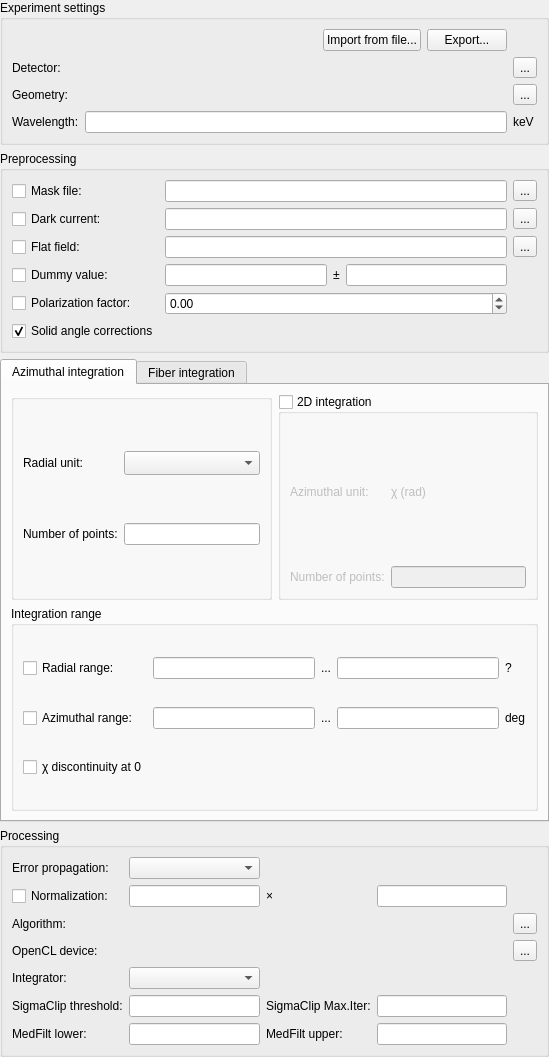
<?xml version="1.0" encoding="UTF-8"?>
<ui version="4.0">
 <class>Form</class>
 <widget class="QWidget" name="Form">
  <property name="geometry">
   <rect>
    <x>0</x>
    <y>0</y>
    <width>549</width>
    <height>1057</height>
   </rect>
  </property>
  <layout class="QVBoxLayout" name="verticalLayout">
   <property name="leftMargin">
    <number>0</number>
   </property>
   <property name="topMargin">
    <number>0</number>
   </property>
   <property name="rightMargin">
    <number>0</number>
   </property>
   <property name="bottomMargin">
    <number>0</number>
   </property>
   <item>
    <widget class="QGroupBox" name="groupBox">
     <property name="title">
      <string>Experiment settings</string>
     </property>
     <layout class="QGridLayout" name="gridLayout" rowstretch="0,0,0,0" columnstretch="0,1,0">
      <item row="2" column="0">
       <widget class="QLabel" name="label_7">
        <property name="text">
         <string>Geometry:</string>
        </property>
       </widget>
      </item>
      <item row="1" column="2">
       <widget class="QToolButton" name="load_detector">
        <property name="toolTip">
         <string>select spline file graphically</string>
        </property>
        <property name="text">
         <string>...</string>
        </property>
       </widget>
      </item>
      <item row="1" column="0">
       <widget class="QLabel" name="label_5">
        <property name="text">
         <string>Detector:</string>
        </property>
       </widget>
      </item>
      <item row="0" column="0" colspan="2">
       <widget class="QWidget" name="widget" native="true">
        <layout class="QHBoxLayout" name="horizontalLayout">
         <property name="leftMargin">
          <number>0</number>
         </property>
         <property name="topMargin">
          <number>0</number>
         </property>
         <property name="rightMargin">
          <number>0</number>
         </property>
         <property name="bottomMargin">
          <number>0</number>
         </property>
         <item>
          <spacer name="horizontalSpacer">
           <property name="orientation">
            <enum>Qt::Horizontal</enum>
           </property>
           <property name="sizeHint" stdset="0">
            <size>
             <width>40</width>
             <height>20</height>
            </size>
           </property>
          </spacer>
         </item>
         <item>
          <widget class="QPushButton" name="file_import">
           <property name="enabled">
            <bool>true</bool>
           </property>
           <property name="sizePolicy">
            <sizepolicy hsizetype="Fixed" vsizetype="Fixed">
             <horstretch>0</horstretch>
             <verstretch>0</verstretch>
            </sizepolicy>
           </property>
           <property name="text">
            <string>Import from file...</string>
           </property>
          </widget>
         </item>
         <item>
          <widget class="QPushButton" name="poni_save">
           <property name="enabled">
            <bool>true</bool>
           </property>
           <property name="sizePolicy">
            <sizepolicy hsizetype="Fixed" vsizetype="Fixed">
             <horstretch>0</horstretch>
             <verstretch>0</verstretch>
            </sizepolicy>
           </property>
           <property name="text">
            <string>Export...</string>
           </property>
          </widget>
         </item>
        </layout>
       </widget>
      </item>
      <item row="2" column="2">
       <widget class="QToolButton" name="show_geometry">
        <property name="toolTip">
         <string>Display the geometry with different conventions</string>
        </property>
        <property name="text">
         <string>...</string>
        </property>
       </widget>
      </item>
      <item row="2" column="1">
       <widget class="GeometryLabel" name="geometry_label">
        <property name="alignment">
         <set>Qt::AlignRight|Qt::AlignTrailing|Qt::AlignVCenter</set>
        </property>
       </widget>
      </item>
      <item row="1" column="1">
       <widget class="DetectorLabel" name="detector_label">
        <property name="text">
         <string/>
        </property>
        <property name="alignment">
         <set>Qt::AlignRight|Qt::AlignTrailing|Qt::AlignVCenter</set>
        </property>
        <property name="textInteractionFlags">
         <set>Qt::LinksAccessibleByMouse|Qt::TextSelectableByMouse</set>
        </property>
       </widget>
      </item>
      <item row="3" column="2">
       <widget class="UnitLabel" name="wavelengthUnit">
        <property name="text">
         <string>keV</string>
        </property>
       </widget>
      </item>
      <item row="3" column="0">
       <widget class="QLabel" name="wavelengthLabel">
        <property name="text">
         <string>Wavelength:</string>
        </property>
       </widget>
      </item>
      <item row="3" column="1">
       <widget class="QuantityEdit" name="wavelengthEdit">
        <property name="toolTip">
         <string>File containing the image of the mask</string>
        </property>
        <property name="alignment">
         <set>Qt::AlignRight|Qt::AlignTrailing|Qt::AlignVCenter</set>
        </property>
       </widget>
      </item>
     </layout>
    </widget>
   </item>
   <item>
    <widget class="QGroupBox" name="groupBox_2">
     <property name="title">
      <string>Preprocessing</string>
     </property>
     <layout class="QGridLayout" name="gridLayout_3">
      <item row="4" column="0">
       <widget class="QCheckBox" name="do_polarization">
        <property name="toolTip">
         <string>Perform polarization corrections</string>
        </property>
        <property name="text">
         <string>Polarization factor:</string>
        </property>
       </widget>
      </item>
      <item row="3" column="0">
       <widget class="QCheckBox" name="do_dummy">
        <property name="toolTip">
         <string>Perform dynamic masking</string>
        </property>
        <property name="statusTip">
         <string/>
        </property>
        <property name="text">
         <string>Dummy value:</string>
        </property>
       </widget>
      </item>
      <item row="0" column="0">
       <widget class="QCheckBox" name="do_mask">
        <property name="toolTip">
         <string>Mask-out pixels</string>
        </property>
        <property name="text">
         <string>Mask file:</string>
        </property>
       </widget>
      </item>
      <item row="3" column="1">
       <widget class="QLineEdit" name="val_dummy">
        <property name="toolTip">
         <string>Dummy value for dynamic masking</string>
        </property>
       </widget>
      </item>
      <item row="2" column="1" colspan="3">
       <widget class="FileEdit" name="flat_field">
        <property name="toolTip">
         <string>File containing the flat-field image</string>
        </property>
       </widget>
      </item>
      <item row="3" column="2">
       <widget class="QLabel" name="label">
        <property name="text">
         <string>±</string>
        </property>
       </widget>
      </item>
      <item row="1" column="4">
       <widget class="LoadImageToolButton" name="file_dark_current">
        <property name="toolTip">
         <string>Select a dark current file</string>
        </property>
        <property name="text">
         <string>...</string>
        </property>
       </widget>
      </item>
      <item row="2" column="4">
       <widget class="LoadImageToolButton" name="file_flat_field">
        <property name="toolTip">
         <string>Select a flat field file</string>
        </property>
        <property name="text">
         <string>...</string>
        </property>
       </widget>
      </item>
      <item row="2" column="0">
       <widget class="QCheckBox" name="do_flat">
        <property name="toolTip">
         <string>Perform flat field corrrections</string>
        </property>
        <property name="text">
         <string>Flat field:</string>
        </property>
       </widget>
      </item>
      <item row="1" column="0">
       <widget class="QCheckBox" name="do_dark">
        <property name="toolTip">
         <string>Perform dark current subtraction</string>
        </property>
        <property name="text">
         <string>Dark current:</string>
        </property>
       </widget>
      </item>
      <item row="0" column="4">
       <widget class="LoadImageToolButton" name="file_mask_file">
        <property name="toolTip">
         <string>Select a mask file</string>
        </property>
        <property name="text">
         <string>...</string>
        </property>
       </widget>
      </item>
      <item row="0" column="1" colspan="3">
       <widget class="FileEdit" name="mask_file">
        <property name="toolTip">
         <string>File containing the image of the mask</string>
        </property>
       </widget>
      </item>
      <item row="1" column="1" colspan="3">
       <widget class="FileEdit" name="dark_current">
        <property name="toolTip">
         <string>File containing the dark image</string>
        </property>
       </widget>
      </item>
      <item row="3" column="3">
       <widget class="QLineEdit" name="delta_dummy">
        <property name="toolTip">
         <string>Precision for dummy value</string>
        </property>
       </widget>
      </item>
      <item row="4" column="1" colspan="3">
       <widget class="QDoubleSpinBox" name="polarization_factor">
        <property name="toolTip">
         <string>Between 1 (Horizontal) and -1 (Vertical polarization), 0.9 is a good guess.</string>
        </property>
        <property name="minimum">
         <double>-1.000000000000000</double>
        </property>
        <property name="maximum">
         <double>1.000000000000000</double>
        </property>
        <property name="singleStep">
         <double>0.050000000000000</double>
        </property>
       </widget>
      </item>
      <item row="5" column="0">
       <widget class="QCheckBox" name="do_solid_angle">
        <property name="toolTip">
         <string>Correct solid angle effects</string>
        </property>
        <property name="text">
         <string>Solid angle corrections</string>
        </property>
        <property name="checked">
         <bool>true</bool>
        </property>
       </widget>
      </item>
     </layout>
    </widget>
   </item>
   <item>
    <widget class="QWidget" name="widget_2" native="true">
     <layout class="QHBoxLayout" name="horizontalLayout_2">
      <property name="leftMargin">
       <number>0</number>
      </property>
      <property name="topMargin">
       <number>0</number>
      </property>
      <property name="rightMargin">
       <number>0</number>
      </property>
      <property name="bottomMargin">
       <number>0</number>
      </property>
      <item>
       <widget class="QTabWidget" name="tabWidget">
        <property name="currentIndex">
         <number>0</number>
        </property>
        <widget class="QWidget" name="tab_radial">
         <attribute name="title">
          <string>Azimuthal integration</string>
         </attribute>
         <layout class="QVBoxLayout" name="radial_vbox">
          <item>
           <layout class="QHBoxLayout" name="radial_hbox_1">
            <item>
             <widget class="QGroupBox" name="do_1D">
              <layout class="QGridLayout" name="gridLayout_8">
               <item row="2" column="0">
                <widget class="QLabel" name="label_21">
                 <property name="text">
                  <string>Number of points:</string>
                 </property>
                </widget>
               </item>
               <item row="2" column="1">
                <widget class="QLineEdit" name="nbpt_rad"/>
               </item>
               <item row="1" column="0">
                <widget class="QLabel" name="label_12">
                 <property name="text">
                  <string>Radial unit:</string>
                 </property>
                </widget>
               </item>
               <item row="1" column="1">
                <widget class="UnitSelector" name="radial_unit">
                 <property name="sizeAdjustPolicy">
                  <enum>QComboBox::AdjustToMinimumContentsLengthWithIcon</enum>
                 </property>
                </widget>
               </item>
              </layout>
             </widget>
            </item>
            <item>
             <widget class="QGroupBox" name="do_2D">
              <property name="title">
               <string>2D integration</string>
              </property>
              <property name="checkable">
               <bool>true</bool>
              </property>
              <property name="checked">
               <bool>false</bool>
              </property>
              <layout class="QGridLayout" name="gridLayout_7">
               <item row="1" column="0">
                <widget class="QLabel" name="label_20">
                 <property name="text">
                  <string>Number of points:</string>
                 </property>
                </widget>
               </item>
               <item row="0" column="0">
                <widget class="QLabel" name="label_17">
                 <property name="text">
                  <string>Azimuthal unit:</string>
                 </property>
                </widget>
               </item>
               <item row="1" column="1">
                <widget class="QLineEdit" name="nbpt_azim"/>
               </item>
               <item row="0" column="1">
                <widget class="QLabel" name="azimuthal_unit">
                 <property name="text">
                  <string>χ (rad)</string>
                 </property>
                </widget>
               </item>
              </layout>
             </widget>
            </item>
           </layout>
          </item>
          <item>
           <layout class="QHBoxLayout" name="radial_hbox_2">
            <item>
             <widget class="QGroupBox" name="groupBox_5">
              <property name="title">
               <string>Integration range</string>
              </property>
              <layout class="QGridLayout" name="gridLayout_4">
               <item row="2" column="2">
                <widget class="QLabel" name="label_9">
                 <property name="text">
                  <string>...</string>
                 </property>
                </widget>
               </item>
               <item row="2" column="3">
                <widget class="QLineEdit" name="radial_range_max">
                 <property name="toolTip">
                  <string>upper radial bound</string>
                 </property>
                </widget>
               </item>
               <item row="2" column="0">
                <widget class="QCheckBox" name="do_radial_range">
                 <property name="toolTip">
                  <string>Limit/Force the radial range</string>
                 </property>
                 <property name="text">
                  <string>Radial range:</string>
                 </property>
                </widget>
               </item>
               <item row="2" column="1">
                <widget class="QLineEdit" name="radial_range_min">
                 <property name="toolTip">
                  <string>Lower radial bound</string>
                 </property>
                </widget>
               </item>
               <item row="2" column="4">
                <widget class="QLabel" name="_radialRangeUnit">
                 <property name="text">
                  <string>?</string>
                 </property>
                </widget>
               </item>
               <item row="4" column="0">
                <widget class="QCheckBox" name="chi_discontinuity_at_0">
                 <property name="toolTip">
                  <string>if unset, the discontinuity is at 180°</string>
                 </property>
                 <property name="text">
                  <string>χ discontinuity at 0</string>
                 </property>
                </widget>
               </item>
               <item row="3" column="0">
                <widget class="QCheckBox" name="do_azimuthal_range">
                 <property name="toolTip">
                  <string>Limit/force the azimuthal range</string>
                 </property>
                 <property name="text">
                  <string>Azimuthal range:</string>
                 </property>
                </widget>
               </item>
               <item row="3" column="1">
                <widget class="QLineEdit" name="azimuth_range_min">
                 <property name="toolTip">
                  <string>Lower azimuthal bound</string>
                 </property>
                 <property name="text">
                  <string/>
                 </property>
                </widget>
               </item>
               <item row="3" column="3">
                <widget class="QLineEdit" name="azimuth_range_max">
                 <property name="toolTip">
                  <string>Upper azimuthal bound</string>
                 </property>
                </widget>
               </item>
               <item row="3" column="4">
                <widget class="QLabel" name="label_24">
                 <property name="text">
                  <string>deg</string>
                 </property>
                </widget>
               </item>
               <item row="3" column="2">
                <widget class="QLabel" name="label_10">
                 <property name="text">
                  <string>...</string>
                 </property>
                </widget>
               </item>
              </layout>
             </widget>
            </item>
           </layout>
          </item>
         </layout>
        </widget>
        <widget class="QWidget" name="tab_fiber">
         <attribute name="title">
          <string>Fiber integration</string>
         </attribute>
         <layout class="QVBoxLayout" name="fiber_vbox">
          <item>
           <layout class="QHBoxLayout" name="fiber_hbox_1">
            <item>
             <widget class="QGroupBox" name="do_1D_fiber">
              <layout class="QGridLayout" name="gridLayout_fib_8">
               <item row="1" column="0">
                <widget class="QLabel" name="label_12_fib">
                 <property name="text">
                  <string>In-Plane unit:</string>
                 </property>
                </widget>
               </item>
               <item row="1" column="1">
                <widget class="UnitSelector" name="ip_unit">
                 <property name="sizeAdjustPolicy">
                  <enum>QComboBox::AdjustToMinimumContentsLengthWithIcon</enum>
                 </property>
                </widget>
               </item>
               <item row="2" column="1">
                <widget class="QLineEdit" name="nbpt_ip"/>
               </item>
               <item row="2" column="0">
                <widget class="QLabel" name="label_21_fib">
                 <property name="text">
                  <string>Number of points:</string>
                 </property>
                </widget>
               </item>
              </layout>
             </widget>
            </item>
            <item>
             <widget class="QGroupBox" name="do_2D_fiber">
              <layout class="QGridLayout" name="gridLayout_7_fib">
               <item row="1" column="0">
                <widget class="QLabel" name="label_20_fib">
                 <property name="text">
                  <string>Number of points:</string>
                 </property>
                </widget>
               </item>
               <item row="0" column="0">
                <widget class="QLabel" name="label_17_fib">
                 <property name="text">
                  <string>Out-of-plane unit:</string>
                 </property>
                </widget>
               </item>
               <item row="1" column="1">
                <widget class="QLineEdit" name="nbpt_oop"/>
               </item>
               <item row="0" column="1">
                <widget class="UnitSelector" name="oop_unit">
                 <property name="sizeAdjustPolicy">
                  <enum>QComboBox::AdjustToMinimumContentsLengthWithIcon</enum>
                 </property>
                </widget>
               </item>
              </layout>
             </widget>
            </item>
           </layout>
          </item>
          <item>
           <layout class="QHBoxLayout" name="fiber_hbox_2">
            <item>
             <widget class="QGroupBox" name="groupBox_5_fib">
              <property name="title">
               <string/>
              </property>
              <layout class="QGridLayout" name="gridLayout_4_fib">
               <item row="2" column="2">
                <widget class="QLabel" name="label_9_fib">
                 <property name="text">
                  <string>...</string>
                 </property>
                </widget>
               </item>
               <item row="2" column="6">
                <widget class="QLineEdit" name="incident_angle_deg">
                 <property name="text">
                  <string>0.0</string>
                 </property>
                </widget>
               </item>
               <item row="3" column="1">
                <widget class="QLineEdit" name="oop_range_min">
                 <property name="toolTip">
                  <string>Lower out-of-plane bound</string>
                 </property>
                 <property name="text">
                  <string/>
                 </property>
                </widget>
               </item>
               <item row="3" column="3">
                <widget class="QLineEdit" name="oop_range_max">
                 <property name="toolTip">
                  <string>Upper out-of-plane bound</string>
                 </property>
                </widget>
               </item>
               <item row="4" column="1">
                <widget class="QCheckBox" name="vertical_integration">
                 <property name="enabled">
                  <bool>false</bool>
                 </property>
                 <property name="text">
                  <string>Vertical integration</string>
                 </property>
                 <property name="checkable">
                  <bool>true</bool>
                 </property>
                 <property name="checked">
                  <bool>true</bool>
                 </property>
                </widget>
               </item>
               <item row="2" column="0">
                <widget class="QCheckBox" name="do_ip_range">
                 <property name="toolTip">
                  <string>Limit/Force the in-plane range</string>
                 </property>
                 <property name="text">
                  <string>IP range:</string>
                 </property>
                </widget>
               </item>
               <item row="2" column="3">
                <widget class="QLineEdit" name="ip_range_max">
                 <property name="toolTip">
                  <string>upper in-plane bound</string>
                 </property>
                </widget>
               </item>
               <item row="3" column="0">
                <widget class="QCheckBox" name="do_oop_range">
                 <property name="toolTip">
                  <string>Limit/force the out-of-plane range</string>
                 </property>
                 <property name="text">
                  <string>OOP range:</string>
                 </property>
                </widget>
               </item>
               <item row="3" column="6">
                <widget class="QLineEdit" name="tilt_angle_deg">
                 <property name="text">
                  <string>0.0</string>
                 </property>
                </widget>
               </item>
               <item row="2" column="1">
                <widget class="QLineEdit" name="ip_range_min">
                 <property name="toolTip">
                  <string>Lower in-plane bound</string>
                 </property>
                </widget>
               </item>
               <item row="4" column="6">
                <widget class="QLineEdit" name="sample_orientation">
                 <property name="text">
                  <string>1</string>
                 </property>
                </widget>
               </item>
               <item row="4" column="5">
                <widget class="QLabel" name="label_6">
                 <property name="text">
                  <string>Orientation</string>
                 </property>
                </widget>
               </item>
               <item row="3" column="5">
                <widget class="QLabel" name="label_4">
                 <property name="text">
                  <string>Tilt angle (°)</string>
                 </property>
                </widget>
               </item>
               <item row="4" column="0">
                <widget class="QCheckBox" name="do_1d_integration">
                 <property name="text">
                  <string>1D integration</string>
                 </property>
                 <property name="checked">
                  <bool>false</bool>
                 </property>
                </widget>
               </item>
               <item row="3" column="2">
                <widget class="QLabel" name="label_10_fib">
                 <property name="text">
                  <string>...</string>
                 </property>
                </widget>
               </item>
               <item row="2" column="5">
                <widget class="QLabel" name="label_3">
                 <property name="text">
                  <string>Incident angle (°)</string>
                 </property>
                </widget>
               </item>
              </layout>
             </widget>
            </item>
           </layout>
          </item>
         </layout>
        </widget>
       </widget>
      </item>
     </layout>
    </widget>
   </item>
   <item>
    <widget class="QGroupBox" name="groupBox_4">
     <property name="title">
      <string>Processing</string>
     </property>
     <layout class="QGridLayout" name="gridLayout_2">
      <item row="3" column="1" colspan="3">
       <widget class="OpenClDeviceLabel" name="opencl_label">
        <property name="alignment">
         <set>Qt::AlignRight|Qt::AlignTrailing|Qt::AlignVCenter</set>
        </property>
       </widget>
      </item>
      <item row="4" column="1">
       <widget class="QComboBox" name="integrator_name"/>
      </item>
      <item row="0" column="1">
       <widget class="QComboBox" name="error_model"/>
      </item>
      <item row="1" column="0">
       <widget class="QCheckBox" name="do_normalization">
        <property name="toolTip">
         <string>Perform normalization of the result of the integration, by dividing by this factor</string>
        </property>
        <property name="text">
         <string>Normalization:</string>
        </property>
       </widget>
      </item>
      <item row="3" column="4">
       <widget class="QToolButton" name="opencl_config_button">
        <property name="text">
         <string>...</string>
        </property>
       </widget>
      </item>
      <item row="5" column="1">
       <widget class="QLineEdit" name="sigmaclip_threshold">
        <property name="toolTip">
         <string>&lt;html&gt;&lt;head/&gt;&lt;body&gt;&lt;p&gt;sigma-clip threshold: i.e. drop any value not in the &amp;lt;I&amp;gt; ± n⋅σ(I) interval.&lt;/p&gt;&lt;/body&gt;&lt;/html&gt;</string>
        </property>
       </widget>
      </item>
      <item row="3" column="0">
       <widget class="QLabel" name="opencl_title">
        <property name="text">
         <string>OpenCL device:</string>
        </property>
       </widget>
      </item>
      <item row="2" column="1" colspan="3">
       <widget class="MethodLabel" name="methodLabel">
        <property name="alignment">
         <set>Qt::AlignRight|Qt::AlignTrailing|Qt::AlignVCenter</set>
        </property>
       </widget>
      </item>
      <item row="2" column="4">
       <widget class="QToolButton" name="method_config_button">
        <property name="text">
         <string>...</string>
        </property>
       </widget>
      </item>
      <item row="5" column="3">
       <widget class="QLineEdit" name="sigmaclip_maxiter">
        <property name="toolTip">
         <string>&lt;html&gt;&lt;head/&gt;&lt;body&gt;&lt;p&gt;Number of sigma-clipping iterations to perform, the higher, the better (and the solver). &lt;/p&gt;&lt;/body&gt;&lt;/html&gt;</string>
        </property>
       </widget>
      </item>
      <item row="5" column="2">
       <widget class="QLabel" name="sigmaclip_maxiter_label">
        <property name="text">
         <string>SigmaClip Max.Iter:</string>
        </property>
       </widget>
      </item>
      <item row="1" column="2">
       <widget class="QLabel" name="label_2">
        <property name="text">
         <string>×</string>
        </property>
       </widget>
      </item>
      <item row="0" column="0">
       <widget class="QLabel" name="label_22">
        <property name="text">
         <string>Error propagation:</string>
        </property>
       </widget>
      </item>
      <item row="1" column="3">
       <widget class="MonitorNameEdit" name="monitor_name">
        <property name="toolTip">
         <string>Monitor name to reach normalization from the header of the input data</string>
        </property>
        <property name="text">
         <string/>
        </property>
       </widget>
      </item>
      <item row="1" column="1">
       <widget class="QLineEdit" name="normalization_factor">
        <property name="toolTip">
         <string>Normalization factor applied to each integration</string>
        </property>
        <property name="text">
         <string/>
        </property>
        <property name="alignment">
         <set>Qt::AlignRight|Qt::AlignTrailing|Qt::AlignVCenter</set>
        </property>
       </widget>
      </item>
      <item row="5" column="0">
       <widget class="QLabel" name="sigmaclip_threshold_label">
        <property name="text">
         <string>SigmaClip threshold:</string>
        </property>
       </widget>
      </item>
      <item row="4" column="0">
       <widget class="QLabel" name="label_40">
        <property name="text">
         <string>Integrator:</string>
        </property>
       </widget>
      </item>
      <item row="2" column="0">
       <widget class="QLabel" name="label_13">
        <property name="text">
         <string>Algorithm:</string>
        </property>
       </widget>
      </item>
      <item row="6" column="0">
       <widget class="QLabel" name="medfilt_lower_label">
        <property name="text">
         <string>MedFilt lower:</string>
        </property>
       </widget>
      </item>
      <item row="6" column="1">
       <widget class="QLineEdit" name="medfilt_lower"/>
      </item>
      <item row="6" column="2">
       <widget class="QLabel" name="medfilt_upper_label">
        <property name="toolTip">
         <string>&lt;html&gt;&lt;head/&gt;&lt;body&gt;&lt;p&gt;Upper percentile for quantile-average. &lt;/p&gt;&lt;p&gt;Leave at 50 to get obtain filtering.&lt;/p&gt;&lt;/body&gt;&lt;/html&gt;</string>
        </property>
        <property name="text">
         <string>MedFilt upper:</string>
        </property>
       </widget>
      </item>
      <item row="6" column="3">
       <widget class="QLineEdit" name="medfilt_upper"/>
      </item>
     </layout>
    </widget>
   </item>
  </layout>
 </widget>
 <customwidgets>
  <customwidget>
   <class>QuantityEdit</class>
   <extends>QLineEdit</extends>
   <header>pyFAI.gui.widgets.QuantityEdit</header>
  </customwidget>
  <customwidget>
   <class>FileEdit</class>
   <extends>QLineEdit</extends>
   <header>pyFAI.gui.widgets.FileEdit</header>
  </customwidget>
  <customwidget>
   <class>UnitLabel</class>
   <extends>QLabel</extends>
   <header>pyFAI.gui.widgets.UnitLabel</header>
  </customwidget>
  <customwidget>
   <class>DetectorLabel</class>
   <extends>QLabel</extends>
   <header>pyFAI.gui.widgets.DetectorLabel</header>
  </customwidget>
  <customwidget>
   <class>LoadImageToolButton</class>
   <extends>QToolButton</extends>
   <header>pyFAI.gui.widgets.LoadImageToolButton</header>
  </customwidget>
  <customwidget>
   <class>UnitSelector</class>
   <extends>QComboBox</extends>
   <header>pyFAI.gui.widgets.UnitSelector</header>
  </customwidget>
  <customwidget>
   <class>MethodLabel</class>
   <extends>QLabel</extends>
   <header>pyFAI.gui.widgets.MethodLabel</header>
  </customwidget>
  <customwidget>
   <class>OpenClDeviceLabel</class>
   <extends>QLabel</extends>
   <header>pyFAI.gui.widgets.OpenClDeviceLabel</header>
  </customwidget>
  <customwidget>
   <class>GeometryLabel</class>
   <extends>QLabel</extends>
   <header>pyFAI.gui.widgets.GeometryLabel</header>
  </customwidget>
  <customwidget>
   <class>MonitorNameEdit</class>
   <extends>QLineEdit</extends>
   <header>pyFAI.gui.widgets.MonitorNameEdit</header>
  </customwidget>
 </customwidgets>
 <tabstops>
  <tabstop>file_import</tabstop>
  <tabstop>poni_save</tabstop>
  <tabstop>load_detector</tabstop>
  <tabstop>show_geometry</tabstop>
  <tabstop>wavelengthEdit</tabstop>
  <tabstop>do_mask</tabstop>
  <tabstop>mask_file</tabstop>
  <tabstop>file_mask_file</tabstop>
  <tabstop>do_dark</tabstop>
  <tabstop>dark_current</tabstop>
  <tabstop>file_dark_current</tabstop>
  <tabstop>do_flat</tabstop>
  <tabstop>flat_field</tabstop>
  <tabstop>file_flat_field</tabstop>
  <tabstop>do_dummy</tabstop>
  <tabstop>val_dummy</tabstop>
  <tabstop>delta_dummy</tabstop>
  <tabstop>do_polarization</tabstop>
  <tabstop>polarization_factor</tabstop>
  <tabstop>do_solid_angle</tabstop>
  <tabstop>do_2D</tabstop>
  <tabstop>radial_unit</tabstop>
  <tabstop>nbpt_rad</tabstop>
  <tabstop>nbpt_azim</tabstop>
  <tabstop>do_radial_range</tabstop>
  <tabstop>radial_range_min</tabstop>
  <tabstop>radial_range_max</tabstop>
  <tabstop>do_azimuthal_range</tabstop>
  <tabstop>azimuth_range_min</tabstop>
  <tabstop>azimuth_range_max</tabstop>
  <tabstop>chi_discontinuity_at_0</tabstop>
  <tabstop>error_model</tabstop>
  <tabstop>do_normalization</tabstop>
  <tabstop>normalization_factor</tabstop>
  <tabstop>monitor_name</tabstop>
  <tabstop>method_config_button</tabstop>
  <tabstop>opencl_config_button</tabstop>
 </tabstops>
 <resources/>
 <connections/>
</ui>
